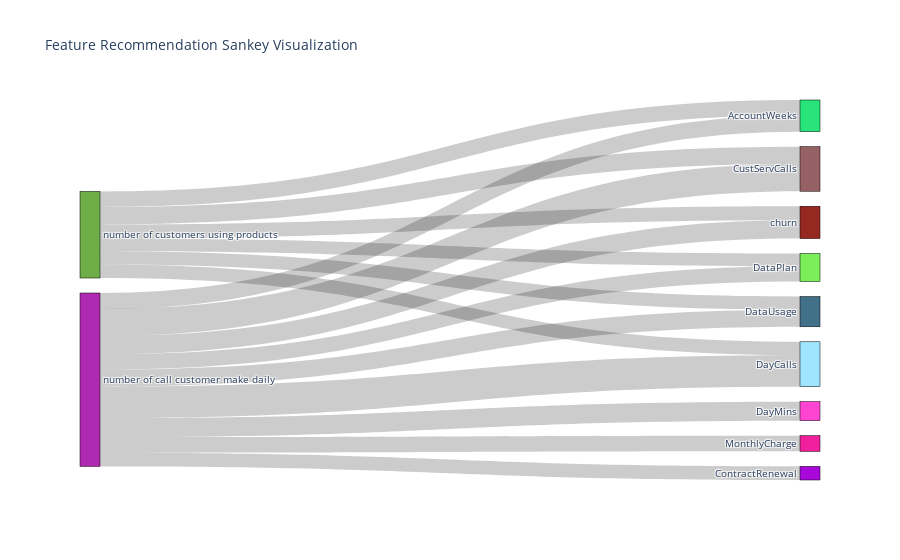

The code cell stored with this chart in its notebook:
### Code cell
test_building_corpus = ['number of customers using products', 'number of call customer make daily']
df_4 = find_attr_by_relevance(df_attr_1,
                            building_corpus=test_building_corpus,
                            name_column='Attribute Name',
                            desc_column='Attribute Description')
fig_4 = sankey_visualization(df_4)
fig_4.show()

### Figure 1 — Plotly figure (JSON) as saved in the notebook; plotly's stock layout.template omitted (floating-point values rounded to 4 significant figures)
{"data": [{"link": {"source": [0, 0, 0, 0, 0, 0, 1, 1, 1, 1, 1, 1, 1, 1, 1], "target": [2, 3, 4, 5, 6, 7, 5, 2, 8, 4, 6, 3, 9, 7, 10], "value": [0.4228, 0.3764, 0.3409, 0.3245, 0.3198, 0.3089, 0.7598, 0.6555, 0.4595, 0.4411, 0.4119, 0.3883, 0.3801, 0.3665, 0.3297]}, "node": {"color": ["#6EAD48", "#B029B1", "#966164", "#29E47B", "#952921", "#A0E5FF", "#417189", "#7AEF5A", "#FE44D0", "#F0209D", "#A908DA"], "label": ["number of customers using products", "number of call customer make daily", "CustServCalls", "AccountWeeks", "churn", "DayCalls", "DataUsage", "DataPlan", "DayMins", "MonthlyCharge", "ContractRenewal"], "line": {"color": ["#05B072", "#F58416", "#218BE5", "#4EB48E", "#3002D2", "#5B842E", "#5F05D6", "#2CFA04", "#307218", "#00B7E2", "#8DE0D3", "#3DF0C0", "#D6571D", "#ADC9A9", "#94A892"], "width": 0.5}, "pad": 15, "thickness": 20}, "type": "sankey"}], "layout": {"font": {"size": 10}, "title": {"text": "Feature Recommendation Sankey Visualization"}}}
